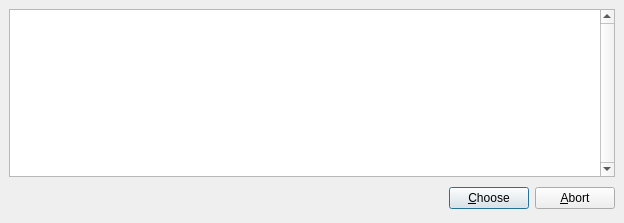
<ui version="4.0" >
 <author></author>
 <comment></comment>
 <exportmacro></exportmacro>
 <class>WaypointChooseDlg</class>
 <widget class="QDialog" name="WaypointChooseDlg" >
  <property name="geometry" >
   <rect>
    <x>0</x>
    <y>0</y>
    <width>624</width>
    <height>223</height>
   </rect>
  </property>
  <property name="windowTitle" >
   <string>Waypoint Choose</string>
  </property>
  <property name="modal" >
   <bool>true</bool>
  </property>
  <layout class="QGridLayout" >
   <property name="margin" >
    <number>9</number>
   </property>
   <property name="spacing" >
    <number>6</number>
   </property>
   <item row="0" column="0" >
    <widget class="QTableWidget" name="fixlist" >
     <property name="verticalScrollBarPolicy" >
      <enum>Qt::ScrollBarAlwaysOn</enum>
     </property>
     <property name="editTriggers" >
      <set>QAbstractItemView::NoEditTriggers</set>
     </property>
     <property name="alternatingRowColors" >
      <bool>true</bool>
     </property>
     <property name="selectionMode" >
      <enum>QAbstractItemView::SingleSelection</enum>
     </property>
     <property name="selectionBehavior" >
      <enum>QAbstractItemView::SelectRows</enum>
     </property>
     <property name="gridStyle" >
      <enum>Qt::DashLine</enum>
     </property>
    </widget>
   </item>
   <item row="1" column="0" >
    <layout class="QHBoxLayout" >
     <property name="margin" >
      <number>0</number>
     </property>
     <property name="spacing" >
      <number>6</number>
     </property>
     <item>
      <spacer>
       <property name="orientation" >
        <enum>Qt::Horizontal</enum>
       </property>
       <property name="sizeHint" >
        <size>
         <width>131</width>
         <height>31</height>
        </size>
       </property>
      </spacer>
     </item>
     <item>
      <widget class="QPushButton" name="okButton" >
       <property name="text" >
        <string>&amp;Choose</string>
       </property>
      </widget>
     </item>
     <item>
      <widget class="QPushButton" name="cancelButton" >
       <property name="text" >
        <string>&amp;Abort</string>
       </property>
      </widget>
     </item>
    </layout>
   </item>
  </layout>
 </widget>
 <pixmapfunction></pixmapfunction>
 <resources/>
 <connections>
  <connection>
   <sender>okButton</sender>
   <signal>clicked()</signal>
   <receiver>WaypointChooseDlg</receiver>
   <slot>accept()</slot>
   <hints>
    <hint type="sourcelabel" >
     <x>438</x>
     <y>235</y>
    </hint>
    <hint type="destinationlabel" >
     <x>92</x>
     <y>231</y>
    </hint>
   </hints>
  </connection>
  <connection>
   <sender>cancelButton</sender>
   <signal>clicked()</signal>
   <receiver>WaypointChooseDlg</receiver>
   <slot>reject()</slot>
   <hints>
    <hint type="sourcelabel" >
     <x>521</x>
     <y>235</y>
    </hint>
    <hint type="destinationlabel" >
     <x>175</x>
     <y>248</y>
    </hint>
   </hints>
  </connection>
  <connection>
   <sender>fixlist</sender>
   <signal>cellDoubleClicked(int,int)</signal>
   <receiver>WaypointChooseDlg</receiver>
   <slot>accept()</slot>
   <hints>
    <hint type="sourcelabel" >
     <x>268</x>
     <y>148</y>
    </hint>
    <hint type="destinationlabel" >
     <x>241</x>
     <y>215</y>
    </hint>
   </hints>
  </connection>
 </connections>
</ui>
